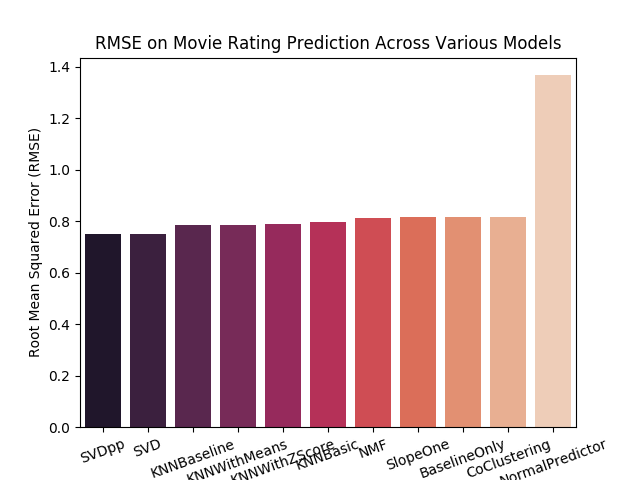
#> input picture src/Surprise_Algorithms_Benchmark_RMSE.png, 640 x 480 px; its folder holds only this picture in this run
$ python -i benchmark_latest.py   (imports and definitions only)
#> lines starting #> are read from the running program, lines starting #| are printed output that depends on the picture
import pandas as pd
import os
import matplotlib.pyplot as plt
import seaborn as sns
from surprise import Reader, Dataset
from surprise import SVD, SVDpp, SlopeOne, NMF, NormalPredictor
from surprise import KNNBaseline, KNNBasic, KNNWithMeans, KNNWithZScore
from surprise import BaselineOnly, CoClustering
from surprise.model_selection import cross_validate, GridSearchCV
import load_data
from MF_SGD_momentum import SVD_SGD_momentum, SVDpp_SGD_momentum

# for more information on loading data to surprise:
# https://surprise.readthedocs.io/en/stable/getting_started.html#load-custom


# [84 lines left out: functions plot_benchmark, store_dataframe, save_fig, move_to_output, surprise_latest_dataset, surprise_latest_dataset_filtered_by_user and 3 more, not called in this run]


def parameter_search(data):
    param_grid = {
        'n_epochs': [1, 2, 3, 4, 5, 10, 20, 40, 60, 80, 100],
        'lr_all': [.002, .005, .01, .02],
        'reg_all': [0.2, 0.6, 1.0],
        'init_mean': [0.0, 0.5, 1.0],
        'init_std_dev': [0.0, 0.1, 0.5, 1.0]}
    algorithms = [SVD, SVD_SGD_momentum, SVDpp_SGD_momentum]
    for algorithm in algorithms:
        gs = GridSearchCV(SVD, param_grid)
        gs.fit(data)
        output_df = pd.DataFrame.from_dict(gs.cv_results)
        file_name = str(algorithm).split(' ')[1].split('.')[-1].split('\'')[0] + '_parameter_search_.csv'
        store_dataframe(output_df, file_name)


# This should output 4 "Algorithm Benchmark" csv files:
# 'Algorithm_Benchmark.csv' - unfiltered latest data set
# '0Algorithm_Benchmark.csv' - user filtered latest data set
# '1Algorithm_Benchmark.csv' - movie filtered latest data set
# '2Algorithm_Benchmark.csv' - both filtered latest data set
# as well as 12 (4 data sets x 3 algorithms) "Parameter Search" csv files:
# 'SVD_parameter_search.csv' - unfiltered latest data set
# '0SVD_parameter_search.csv' - user filtered latest data set
# '1SVD_parameter_search.csv' - movie filtered latest data set
# '2SVD_parameter_search.csv' - both filtered latest data set
# 'SVD_SGD_momentum.csv' - unfiltered latest data set
# '0SVD_SGD_momentum.csv' - user filtered latest data set
# '1SVD_SGD_momentum.csv' - movie filtered latest data set
# '2SVD_SGD_momentum.csv' - both filtered latest data set
# 'SVDpp_SGD_momentum.csv' - unfiltered latest data set
# '0SVDpp_SGD_momentum.csv' - user filtered latest data set
# '1SVDpp_SGD_momentum.csv' - movie filtered latest data set
# '2SVDpp_SGD_momentum.csv' - both filtered latest data set

# [13 lines not run here, left out]

>>> import cv2
>>> picture = cv2.imread('Surprise_Algorithms_Benchmark_RMSE.png', cv2.IMREAD_GRAYSCALE)
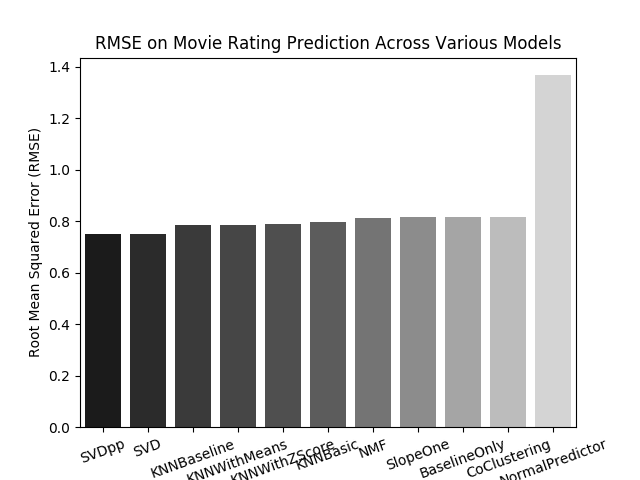
#> picture: shape (480, 640); min 0, max 255, mean 209.8
#> (the run stopped early here; a loop or call above may not have finished)
